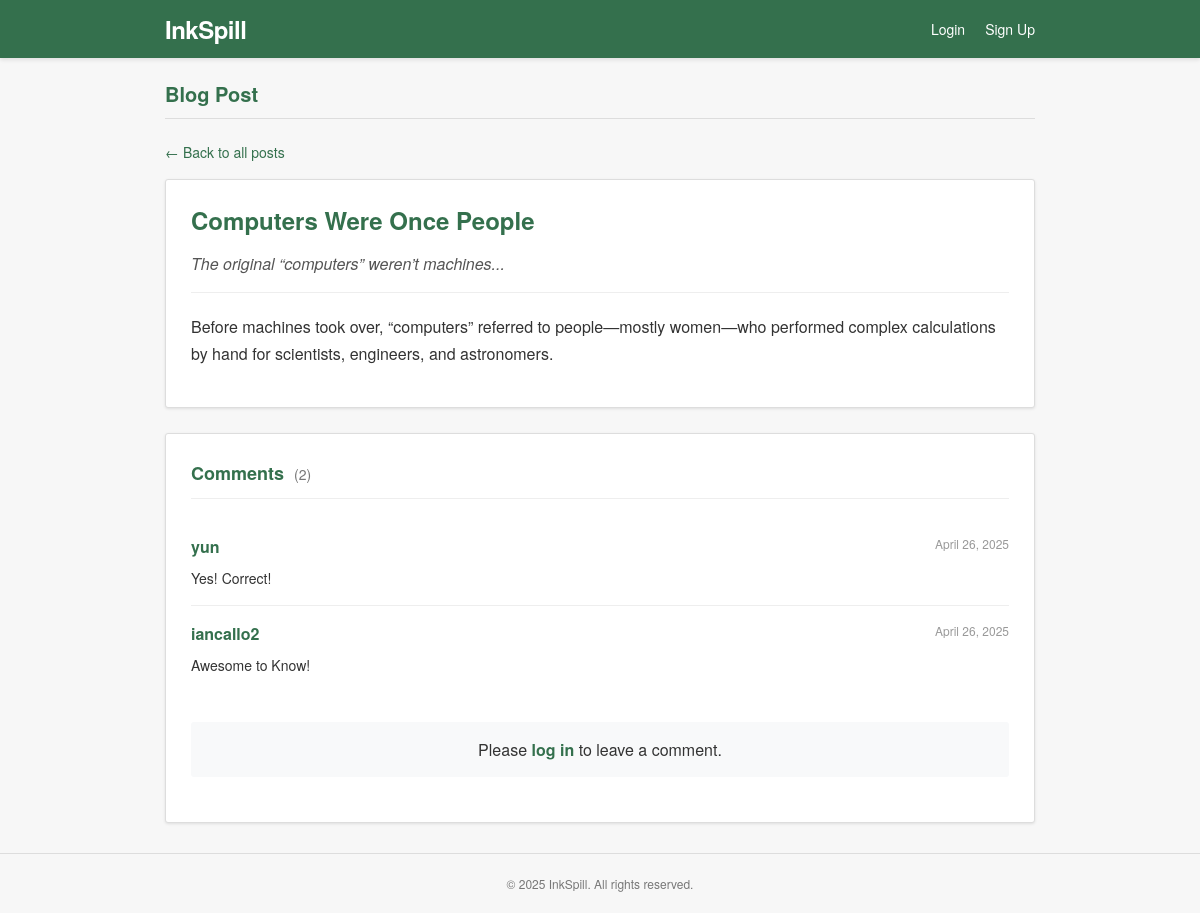
The page /13/ on the database its author committed.
### posts/models.py (models this page shows, shortened)
class Post(models.Model):
    title = models.CharField(max_length=200)
    description = models.TextField()
    content = models.TextField()
    author = models.ForeignKey(User, on_delete=models.CASCADE, related_name='posts', null=True, blank=True)
    created_at = models.DateTimeField(null=True, blank=True)

class Comment(models.Model):
    post = models.ForeignKey(Post, on_delete=models.CASCADE, related_name='comments')
    author = models.ForeignKey(User, on_delete=models.CASCADE, related_name='comments', null=True, blank=True)
    author_name = models.CharField(max_length=100)
    author_email_hash = models.CharField(max_length=128)  # Make hash field required
    content = models.TextField()
    created_at = models.DateTimeField(auto_now_add=True)
    class Meta:
        ordering = ['created_at']

### posts/views.py (the view)
# urls.py: path("<int:pk>/", PostDetailView.as_view(), name="post_detail"),
class PostDetailView(DetailView):
    model = Post
    template_name = "posts/pages/post/post_detail.html"
    def get_context_data(self, **kwargs):
        context = super().get_context_data(**kwargs)
        context['comments'] = self.object.comments.all()
        return context

### posts/templates/posts/pages/post/post_detail.html (shortened to what this page needs)
{% extends 'posts/layouts/base.html' %}
{% block content %}
<h1 class="page-title">Blog Post</h1>
<a href="{% url 'post_list' %}" class="back-link">← Back to all posts</a>
<article class="post-detail">
    <h2 class="post-title">{{ object.title }}</h2>
    <p class="post-description">{{ object.description }}</p>
    <div class="post-content">{{ object.content|linebreaks }}</div>
</article>
{% include 'posts/pages/post/post_comments.html' %}
{% endblock %}

### posts/templates/posts/pages/post/post_comments.html (shortened to what this page needs)
{% load static %}
<section class="comments-section">
    <h3 class="comments-title">Comments <span class="comment-count">({{ comments|length }})</span></h3>
    <div class="comment-list">
        {% for comment in comments %}
            <div class="comment">
                <div class="comment-header">
                    <span class="comment-author">{{ comment.author_name }}</span>
                    <span class="comment-date">{{ comment.created_at|date:"F d, Y" }}</span>
                </div>
                <div class="comment-body">{{ comment.content }}</div>
            </div>
        {% empty %}
            <p class="no-comments">No comments yet.</p>
        {% endfor %}
    </div>
    {% if user.is_authenticated %}
        <h4 class="comment-form-title">Add a Comment</h4>
        <form class="comment-form" method="post" action="{% url 'add_comment' post.pk %}">
            {% csrf_token %}
            <div class="form-group">
                <label class="form-label" for="content">Comment</label>
                <textarea class="form-textarea" id="content" name="content" required></textarea>
            </div>
            <button type="submit" class="form-submit">Submit Comment</button>
        </form>
    {% else %}
        <div class="login-to-comment">
            <p>Please <a href="{% url 'login' %}">log in</a> to leave a comment.</p>
        </div>
    {% endif %}
</section>

### posts/templates/posts/layouts/base.html (style rules this page uses)
* { margin: 0; padding: 0; box-sizing: border-box; }
body { font-family: 'Lucida Grande', 'Frutiger', 'Helvetica Neue', Arial, sans-serif; background-color: #f7f7f7; color: #333; line-height: 1.6; }
.page-title { color: #34704D; margin-bottom: 20px; font-size: 20px; font-weight: bold; padding-bottom: 8px; border-bottom: 1px solid #ddd; }

### posts/templates/posts/pages/post/post_detail.html (style rules this page uses)
.post-detail { background-color: white; border: 1px solid #ddd; border-radius: 3px; padding: 25px; box-shadow: 0 1px 3px rgba(0, 0, 0, 0.1); margin-bottom: 25px; }
.post-title { color: #34704D; font-size: 24px; margin-bottom: 15px; line-height: 1.3; }
.post-description { color: #555; font-size: 16px; font-style: italic; margin-bottom: 20px; padding-bottom: 15px; border-bottom: 1px solid #eee; }
.post-content { font-size: 16px; line-height: 1.7; color: #333; }
.post-content p { margin-bottom: 15px; }
.back-link { display: inline-block; margin-bottom: 15px; color: #34704D; text-decoration: none; font-size: 14px; }

### posts/templates/posts/pages/post/post_comments.html (style rules this page uses)
.comments-section { background-color: white; border: 1px solid #ddd; border-radius: 3px; padding: 25px; box-shadow: 0 1px 3px rgba(0, 0, 0, 0.1); margin-bottom: 25px; }
.comments-title { color: #34704D; font-size: 18px; margin-bottom: 20px; padding-bottom: 10px; border-bottom: 1px solid #eee; }
.comment-count { color: #777; font-size: 14px; font-weight: normal; margin-left: 5px; }
.comment-list { margin-bottom: 30px; }
.comment { padding: 15px 0; border-bottom: 1px solid #eee; }
.comment:last-child { border-bottom: none; }
.comment-header { display: flex; justify-content: space-between; margin-bottom: 8px; }
.comment-author { font-weight: bold; color: #34704D; }
.comment-date { color: #999; font-size: 12px; }
.comment-body { font-size: 14px; line-height: 1.6; }
.login-to-comment { text-align: center; padding: 15px; background-color: #f8f9fa; border-radius: 3px; margin-bottom: 20px; }
.login-to-comment a { color: #34704D; text-decoration: none; font-weight: bold; }

### rows shown on the page
Post: title "Computers Were Once People", description "The original “computers” weren’t machines...", content "Before machines took over, “computers” referred to people—mostly women—who performed complex calculations by hand for scientists, engineers, and astronomers."
Comment: author_name "yun", created_at "April 26, 2025", content "Yes! Correct!"
Comment: author_name "iancallo2", created_at "April 26, 2025", content "Awesome to Know!"

### other values the page prints
{{ comments|length }} "2"
